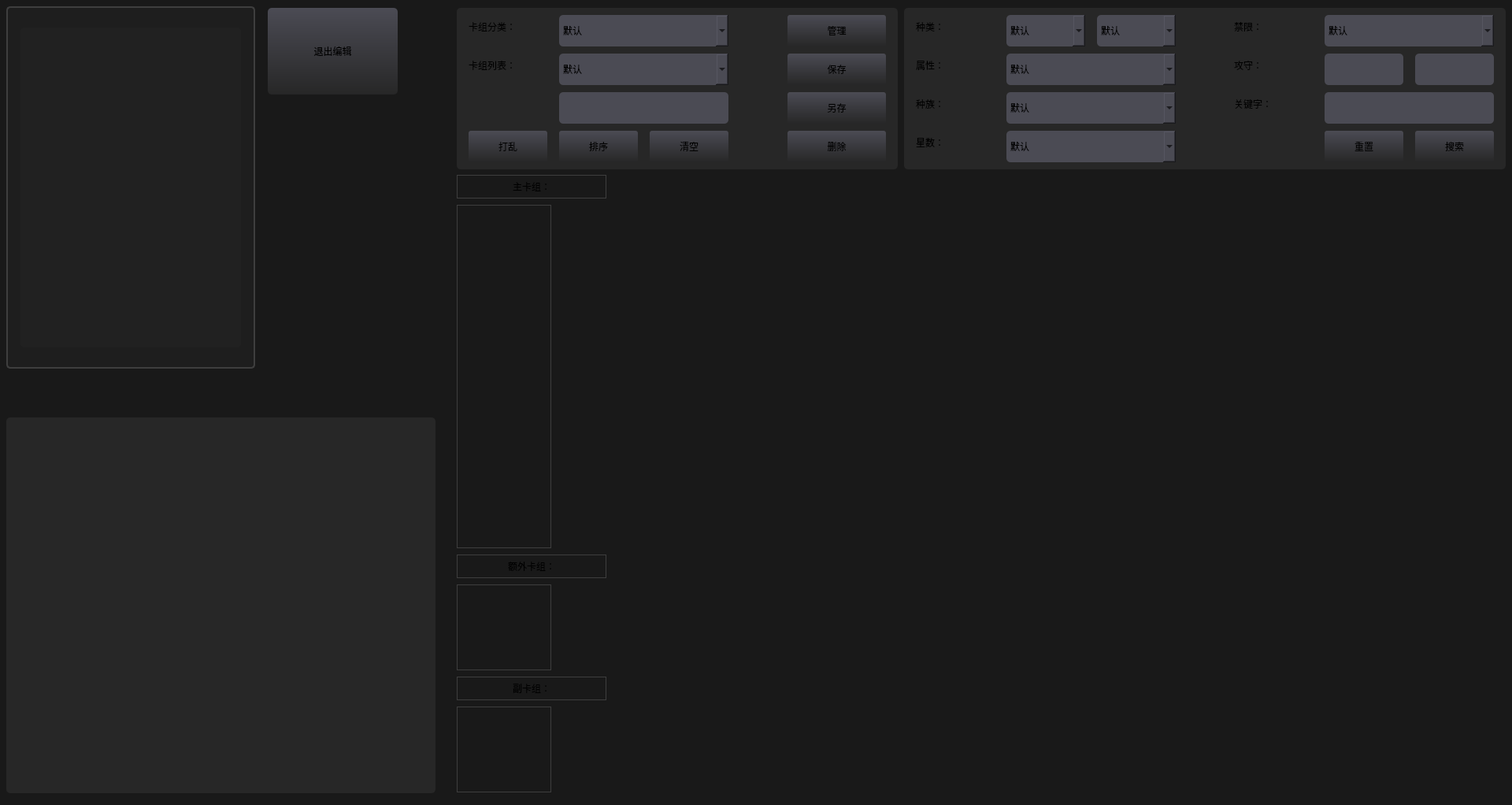
<?xml version="1.0" encoding="UTF-8"?>
<ui version="4.0">
 <class>GameClass</class>
 <widget class="QWidget" name="GameClass">
  <property name="enabled">
   <bool>true</bool>
  </property>
  <property name="geometry">
   <rect>
    <x>0</x>
    <y>0</y>
    <width>1920</width>
    <height>1022</height>
   </rect>
  </property>
  <property name="windowTitle">
   <string>Game</string>
  </property>
  <widget class="QWidget" name="widget_game_deck" native="true">
   <property name="enabled">
    <bool>true</bool>
   </property>
   <property name="geometry">
    <rect>
     <x>0</x>
     <y>0</y>
     <width>1920</width>
     <height>1022</height>
    </rect>
   </property>
   <property name="styleSheet">
    <string notr="true">background-color:#191919;</string>
   </property>
   <widget class="QWidget" name="widget_preview_card" native="true">
    <property name="geometry">
     <rect>
      <x>8</x>
      <y>8</y>
      <width>316</width>
      <height>460</height>
     </rect>
    </property>
    <property name="styleSheet">
     <string notr="true">background-color:rgba(39,39,39,100);
 border: 2px solid #3E3E3E;
 border-radius:5px;</string>
    </property>
    <widget class="QLabel" name="label_preview_card">
     <property name="geometry">
      <rect>
       <x>18</x>
       <y>27</y>
       <width>280</width>
       <height>406</height>
      </rect>
     </property>
     <property name="styleSheet">
      <string notr="true"> border:none;</string>
     </property>
     <property name="text">
      <string/>
     </property>
    </widget>
   </widget>
   <widget class="QWidget" name="widget_card_des" native="true">
    <property name="geometry">
     <rect>
      <x>8</x>
      <y>530</y>
      <width>545</width>
      <height>477</height>
     </rect>
    </property>
    <property name="styleSheet">
     <string notr="true">background-color:#272727;
 border-radius:5px;</string>
    </property>
   </widget>
   <widget class="QPushButton" name="button_exit">
    <property name="geometry">
     <rect>
      <x>340</x>
      <y>10</y>
      <width>165</width>
      <height>110</height>
     </rect>
    </property>
    <property name="styleSheet">
     <string notr="true">background-color:qlineargradient(x1:0, y1:0, x2:0, y2:1,stop:0 #4B4B54, stop:1 #272727);
 border-radius:5px;</string>
    </property>
    <property name="text">
     <string>退出编辑</string>
    </property>
   </widget>
   <widget class="QWidget" name="widget_deck_manage" native="true">
    <property name="geometry">
     <rect>
      <x>580</x>
      <y>10</y>
      <width>560</width>
      <height>205</height>
     </rect>
    </property>
    <property name="styleSheet">
     <string notr="true">background-color:#272727;
 border-radius:5px;</string>
    </property>
    <widget class="QLabel" name="label_deck_class">
     <property name="geometry">
      <rect>
       <x>15</x>
       <y>9</y>
       <width>100</width>
       <height>30</height>
      </rect>
     </property>
     <property name="text">
      <string>卡组分类：</string>
     </property>
    </widget>
    <widget class="QLabel" name="label_deck_list">
     <property name="geometry">
      <rect>
       <x>15</x>
       <y>58</y>
       <width>100</width>
       <height>30</height>
      </rect>
     </property>
     <property name="text">
      <string>卡组列表：</string>
     </property>
    </widget>
    <widget class="QComboBox" name="comboBox_deck_class">
     <property name="geometry">
      <rect>
       <x>130</x>
       <y>9</y>
       <width>215</width>
       <height>40</height>
      </rect>
     </property>
     <property name="styleSheet">
      <string notr="true">background-color: #4B4B54;
border-radius: 5px;</string>
     </property>
     <item>
      <property name="text">
       <string>默认</string>
      </property>
     </item>
     <item>
      <property name="text">
       <string>人机</string>
      </property>
     </item>
    </widget>
    <widget class="QPushButton" name="button_manage">
     <property name="geometry">
      <rect>
       <x>420</x>
       <y>9</y>
       <width>125</width>
       <height>40</height>
      </rect>
     </property>
     <property name="styleSheet">
      <string notr="true">background-color:qlineargradient(x1:0, y1:0, x2:0, y2:1,stop:0 #4B4B54, stop:1 #272727);
 border-radius:3px;</string>
     </property>
     <property name="text">
      <string>管理</string>
     </property>
    </widget>
    <widget class="QPushButton" name="button_save">
     <property name="geometry">
      <rect>
       <x>420</x>
       <y>58</y>
       <width>125</width>
       <height>40</height>
      </rect>
     </property>
     <property name="styleSheet">
      <string notr="true">background-color:qlineargradient(x1:0, y1:0, x2:0, y2:1,stop:0 #4B4B54, stop:1 #272727);
 border-radius:3px;</string>
     </property>
     <property name="text">
      <string>保存</string>
     </property>
    </widget>
    <widget class="QPushButton" name="button_saveas">
     <property name="geometry">
      <rect>
       <x>420</x>
       <y>107</y>
       <width>125</width>
       <height>40</height>
      </rect>
     </property>
     <property name="styleSheet">
      <string notr="true">background-color:qlineargradient(x1:0, y1:0, x2:0, y2:1,stop:0 #4B4B54, stop:1 #272727);
 border-radius:3px;</string>
     </property>
     <property name="text">
      <string>另存</string>
     </property>
    </widget>
    <widget class="QPushButton" name="button_delete">
     <property name="geometry">
      <rect>
       <x>420</x>
       <y>156</y>
       <width>125</width>
       <height>40</height>
      </rect>
     </property>
     <property name="styleSheet">
      <string notr="true">background-color:qlineargradient(x1:0, y1:0, x2:0, y2:1,stop:0 #4B4B54, stop:1 #272727);
 border-radius:3px;</string>
     </property>
     <property name="text">
      <string>删除</string>
     </property>
    </widget>
    <widget class="QPushButton" name="button_disruption">
     <property name="geometry">
      <rect>
       <x>15</x>
       <y>156</y>
       <width>100</width>
       <height>40</height>
      </rect>
     </property>
     <property name="styleSheet">
      <string notr="true">background-color:qlineargradient(x1:0, y1:0, x2:0, y2:1,stop:0 #4B4B54, stop:1 #272727);
 border-radius:3px;</string>
     </property>
     <property name="text">
      <string>打乱</string>
     </property>
    </widget>
    <widget class="QPushButton" name="button_sort">
     <property name="geometry">
      <rect>
       <x>130</x>
       <y>156</y>
       <width>100</width>
       <height>40</height>
      </rect>
     </property>
     <property name="styleSheet">
      <string notr="true">background-color:qlineargradient(x1:0, y1:0, x2:0, y2:1,stop:0 #4B4B54, stop:1 #272727);
 border-radius:3px;</string>
     </property>
     <property name="text">
      <string>排序</string>
     </property>
    </widget>
    <widget class="QPushButton" name="button_empty">
     <property name="geometry">
      <rect>
       <x>245</x>
       <y>156</y>
       <width>100</width>
       <height>40</height>
      </rect>
     </property>
     <property name="styleSheet">
      <string notr="true">background-color:qlineargradient(x1:0, y1:0, x2:0, y2:1,stop:0 #4B4B54, stop:1 #272727);
 border-radius:3px;</string>
     </property>
     <property name="text">
      <string>清空</string>
     </property>
    </widget>
    <widget class="QComboBox" name="comboBox_deck_list">
     <property name="geometry">
      <rect>
       <x>130</x>
       <y>58</y>
       <width>215</width>
       <height>40</height>
      </rect>
     </property>
     <property name="styleSheet">
      <string notr="true">background-color: #4B4B54;
border-radius: 5px;</string>
     </property>
     <item>
      <property name="text">
       <string>默认</string>
      </property>
     </item>
     <item>
      <property name="text">
       <string>人机</string>
      </property>
     </item>
    </widget>
    <widget class="QLineEdit" name="lineEdit_saveas">
     <property name="geometry">
      <rect>
       <x>130</x>
       <y>107</y>
       <width>215</width>
       <height>40</height>
      </rect>
     </property>
     <property name="styleSheet">
      <string notr="true">background-color: #4B4B54;
border-radius: 5px;</string>
     </property>
     <property name="text">
      <string/>
     </property>
     <property name="alignment">
      <set>Qt::AlignCenter</set>
     </property>
    </widget>
   </widget>
   <widget class="QWidget" name="widget_card_properties" native="true">
    <property name="geometry">
     <rect>
      <x>1148</x>
      <y>10</y>
      <width>764</width>
      <height>205</height>
     </rect>
    </property>
    <property name="styleSheet">
     <string notr="true">background-color:#272727;
 border-radius:5px;</string>
    </property>
    <widget class="QLabel" name="label_deck_type">
     <property name="geometry">
      <rect>
       <x>15</x>
       <y>9</y>
       <width>100</width>
       <height>30</height>
      </rect>
     </property>
     <property name="text">
      <string>种类：</string>
     </property>
    </widget>
    <widget class="QLabel" name="label_deck_attribute">
     <property name="geometry">
      <rect>
       <x>15</x>
       <y>58</y>
       <width>100</width>
       <height>30</height>
      </rect>
     </property>
     <property name="text">
      <string>属性：</string>
     </property>
    </widget>
    <widget class="QComboBox" name="comboBox_deck_attribute">
     <property name="geometry">
      <rect>
       <x>130</x>
       <y>58</y>
       <width>215</width>
       <height>40</height>
      </rect>
     </property>
     <property name="styleSheet">
      <string notr="true">background-color: #4B4B54;
border-radius: 5px;</string>
     </property>
     <item>
      <property name="text">
       <string>默认</string>
      </property>
     </item>
     <item>
      <property name="text">
       <string>人机</string>
      </property>
     </item>
    </widget>
    <widget class="QLabel" name="label_deck_forbid">
     <property name="geometry">
      <rect>
       <x>419</x>
       <y>9</y>
       <width>100</width>
       <height>30</height>
      </rect>
     </property>
     <property name="text">
      <string>禁限：</string>
     </property>
    </widget>
    <widget class="QComboBox" name="comboBox_deck_forbid">
     <property name="geometry">
      <rect>
       <x>534</x>
       <y>9</y>
       <width>215</width>
       <height>40</height>
      </rect>
     </property>
     <property name="styleSheet">
      <string notr="true">background-color: #4B4B54;
border-radius: 5px;</string>
     </property>
     <item>
      <property name="text">
       <string>默认</string>
      </property>
     </item>
     <item>
      <property name="text">
       <string>人机</string>
      </property>
     </item>
    </widget>
    <widget class="QComboBox" name="comboBox_deck_type_all">
     <property name="geometry">
      <rect>
       <x>130</x>
       <y>9</y>
       <width>100</width>
       <height>40</height>
      </rect>
     </property>
     <property name="styleSheet">
      <string notr="true">background-color: #4B4B54;
border-radius: 5px;</string>
     </property>
     <item>
      <property name="text">
       <string>默认</string>
      </property>
     </item>
     <item>
      <property name="text">
       <string>人机</string>
      </property>
     </item>
    </widget>
    <widget class="QComboBox" name="comboBox_deck_type_detail">
     <property name="geometry">
      <rect>
       <x>245</x>
       <y>9</y>
       <width>100</width>
       <height>40</height>
      </rect>
     </property>
     <property name="styleSheet">
      <string notr="true">background-color: #4B4B54;
border-radius: 5px;</string>
     </property>
     <item>
      <property name="text">
       <string>默认</string>
      </property>
     </item>
     <item>
      <property name="text">
       <string>人机</string>
      </property>
     </item>
    </widget>
    <widget class="QLabel" name="label_deck_race">
     <property name="geometry">
      <rect>
       <x>15</x>
       <y>107</y>
       <width>100</width>
       <height>30</height>
      </rect>
     </property>
     <property name="text">
      <string>种族：</string>
     </property>
    </widget>
    <widget class="QComboBox" name="comboBox_deck_race">
     <property name="geometry">
      <rect>
       <x>130</x>
       <y>107</y>
       <width>215</width>
       <height>40</height>
      </rect>
     </property>
     <property name="styleSheet">
      <string notr="true">background-color: #4B4B54;
border-radius: 5px;</string>
     </property>
     <item>
      <property name="text">
       <string>默认</string>
      </property>
     </item>
     <item>
      <property name="text">
       <string>人机</string>
      </property>
     </item>
    </widget>
    <widget class="QLabel" name="label_deck_star">
     <property name="geometry">
      <rect>
       <x>15</x>
       <y>156</y>
       <width>100</width>
       <height>30</height>
      </rect>
     </property>
     <property name="text">
      <string>星数：</string>
     </property>
    </widget>
    <widget class="QComboBox" name="comboBox_deck_star">
     <property name="geometry">
      <rect>
       <x>130</x>
       <y>156</y>
       <width>215</width>
       <height>40</height>
      </rect>
     </property>
     <property name="styleSheet">
      <string notr="true">background-color: #4B4B54;
border-radius: 5px;</string>
     </property>
     <item>
      <property name="text">
       <string>默认</string>
      </property>
     </item>
     <item>
      <property name="text">
       <string>人机</string>
      </property>
     </item>
    </widget>
    <widget class="QLabel" name="label_deck_ad">
     <property name="geometry">
      <rect>
       <x>419</x>
       <y>58</y>
       <width>100</width>
       <height>30</height>
      </rect>
     </property>
     <property name="text">
      <string>攻守：</string>
     </property>
    </widget>
    <widget class="QLabel" name="label_deck_keyword">
     <property name="geometry">
      <rect>
       <x>419</x>
       <y>107</y>
       <width>100</width>
       <height>30</height>
      </rect>
     </property>
     <property name="text">
      <string>关键字：</string>
     </property>
    </widget>
    <widget class="QLineEdit" name="lineEdit_keyword">
     <property name="geometry">
      <rect>
       <x>534</x>
       <y>107</y>
       <width>215</width>
       <height>40</height>
      </rect>
     </property>
     <property name="styleSheet">
      <string notr="true">background-color: #4B4B54;
border-radius: 5px;</string>
     </property>
     <property name="text">
      <string/>
     </property>
     <property name="alignment">
      <set>Qt::AlignCenter</set>
     </property>
    </widget>
    <widget class="QPushButton" name="button_reset">
     <property name="geometry">
      <rect>
       <x>534</x>
       <y>156</y>
       <width>100</width>
       <height>40</height>
      </rect>
     </property>
     <property name="styleSheet">
      <string notr="true">background-color:qlineargradient(x1:0, y1:0, x2:0, y2:1,stop:0 #4B4B54, stop:1 #272727);
 border-radius:3px;</string>
     </property>
     <property name="text">
      <string>重置</string>
     </property>
    </widget>
    <widget class="QPushButton" name="button_search">
     <property name="geometry">
      <rect>
       <x>649</x>
       <y>156</y>
       <width>100</width>
       <height>40</height>
      </rect>
     </property>
     <property name="styleSheet">
      <string notr="true">background-color:qlineargradient(x1:0, y1:0, x2:0, y2:1,stop:0 #4B4B54, stop:1 #272727);
 border-radius:3px;</string>
     </property>
     <property name="text">
      <string>搜索</string>
     </property>
    </widget>
    <widget class="QLineEdit" name="lineEdit_deck_attack">
     <property name="geometry">
      <rect>
       <x>534</x>
       <y>58</y>
       <width>100</width>
       <height>40</height>
      </rect>
     </property>
     <property name="styleSheet">
      <string notr="true">background-color: #4B4B54;
border-radius: 5px;</string>
     </property>
     <property name="text">
      <string/>
     </property>
     <property name="alignment">
      <set>Qt::AlignCenter</set>
     </property>
    </widget>
    <widget class="QLineEdit" name="lineEdit_deck_defense">
     <property name="geometry">
      <rect>
       <x>649</x>
       <y>58</y>
       <width>100</width>
       <height>40</height>
      </rect>
     </property>
     <property name="styleSheet">
      <string notr="true">background-color: #4B4B54;
border-radius: 5px;</string>
     </property>
     <property name="text">
      <string/>
     </property>
     <property name="alignment">
      <set>Qt::AlignCenter</set>
     </property>
    </widget>
   </widget>
   <widget class="QWidget" name="widget_main_deck_text" native="true">
    <property name="geometry">
     <rect>
      <x>580</x>
      <y>222</y>
      <width>190</width>
      <height>30</height>
     </rect>
    </property>
    <property name="styleSheet">
     <string notr="true"> border: 1px solid #3E3E3E;
background-color: transparent;</string>
    </property>
    <widget class="QLabel" name="label_main_deck_text">
     <property name="geometry">
      <rect>
       <x>0</x>
       <y>0</y>
       <width>190</width>
       <height>30</height>
      </rect>
     </property>
     <property name="styleSheet">
      <string notr="true">border: none; </string>
     </property>
     <property name="text">
      <string>主卡组：</string>
     </property>
     <property name="alignment">
      <set>Qt::AlignCenter</set>
     </property>
    </widget>
   </widget>
   <widget class="QWidget" name="widget_main_deck" native="true">
    <property name="geometry">
     <rect>
      <x>580</x>
      <y>260</y>
      <width>120</width>
      <height>436</height>
     </rect>
    </property>
    <property name="styleSheet">
     <string notr="true"> border: 1px solid #3E3E3E;
background-color: transparent;</string>
    </property>
   </widget>
   <widget class="QWidget" name="widget_extra_deck_text" native="true">
    <property name="geometry">
     <rect>
      <x>580</x>
      <y>704</y>
      <width>190</width>
      <height>30</height>
     </rect>
    </property>
    <property name="styleSheet">
     <string notr="true"> border: 1px solid #3E3E3E;
background-color: transparent;</string>
    </property>
    <widget class="QLabel" name="label_extra_deck_text">
     <property name="geometry">
      <rect>
       <x>0</x>
       <y>0</y>
       <width>190</width>
       <height>30</height>
      </rect>
     </property>
     <property name="styleSheet">
      <string notr="true">border: none; </string>
     </property>
     <property name="text">
      <string>额外卡组：</string>
     </property>
     <property name="alignment">
      <set>Qt::AlignCenter</set>
     </property>
    </widget>
   </widget>
   <widget class="QWidget" name="widget_extra_deck" native="true">
    <property name="geometry">
     <rect>
      <x>580</x>
      <y>742</y>
      <width>120</width>
      <height>109</height>
     </rect>
    </property>
    <property name="styleSheet">
     <string notr="true"> border: 1px solid #3E3E3E;
background-color: transparent;</string>
    </property>
   </widget>
   <widget class="QWidget" name="widget_second_deck" native="true">
    <property name="geometry">
     <rect>
      <x>580</x>
      <y>897</y>
      <width>120</width>
      <height>109</height>
     </rect>
    </property>
    <property name="styleSheet">
     <string notr="true"> border: 1px solid #3E3E3E;
background-color: transparent;</string>
    </property>
   </widget>
   <widget class="QWidget" name="widget_second_deck_text" native="true">
    <property name="geometry">
     <rect>
      <x>580</x>
      <y>859</y>
      <width>190</width>
      <height>30</height>
     </rect>
    </property>
    <property name="styleSheet">
     <string notr="true"> border: 1px solid #3E3E3E;
background-color: transparent;</string>
    </property>
    <widget class="QLabel" name="label_second_deck_text">
     <property name="geometry">
      <rect>
       <x>0</x>
       <y>0</y>
       <width>190</width>
       <height>30</height>
      </rect>
     </property>
     <property name="styleSheet">
      <string notr="true">border: none; </string>
     </property>
     <property name="text">
      <string>副卡组：</string>
     </property>
     <property name="alignment">
      <set>Qt::AlignCenter</set>
     </property>
    </widget>
   </widget>
  </widget>
 </widget>
 <layoutdefault spacing="6" margin="11"/>
 <resources>
  <include location="game.qrc"/>
 </resources>
 <connections/>
</ui>
